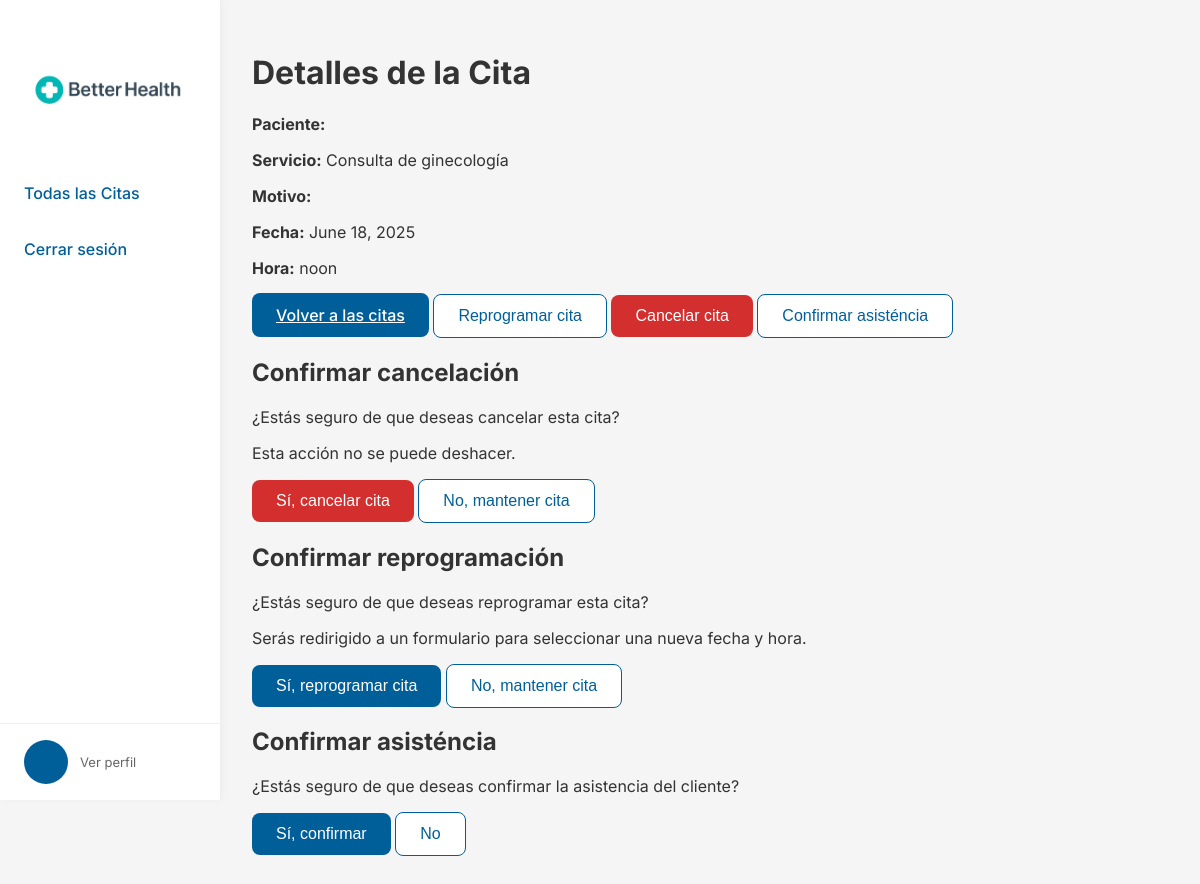
The page /detalle_cita_admin/3/ on the database its author committed.
### betterhealth/models.py (models this page shows, shortened)
class Cita(models.Model):
    usuario = models.ForeignKey(User, on_delete=models.CASCADE)
    servicio = models.ForeignKey(Service, on_delete=models.CASCADE)
    fecha = models.DateField()
    hora = models.TimeField()
    importe = models.DecimalField(max_digits=10, decimal_places=2, default=0.00)
    estado = models.CharField(max_length=20, choices=[('pagado', 'Pagado'),('confirmado', 'Confirmado'),('pendiente', 'Pendiente'),('cancelada', 'Cancelada')],default='pendiente')
    autorizado_mutua = models.BooleanField(default=False)
    numero_autorizacion = models.CharField(max_length=100, blank=True, null=True)

class Service(models.Model):
    name = models.CharField(max_length=255, unique=True)
    description = models.TextField()
    service_type = models.CharField(max_length=100)
    price = models.DecimalField(max_digits=6, decimal_places=2)
    included_in_mutual = models.BooleanField()
    duration_minutes = models.IntegerField()
    requires_mutual_authorization = models.BooleanField()
    def __str__(self):
        return self.name

### betterhealth/views.py (the view)
# urls.py: path('detalle_cita_admin/<int:cita_id>/', views.detalle_cita_admin, name='detalle_cita_admin'),
def detalle_cita_admin(request, cita_id):
    cita = get_object_or_404(Cita, id=cita_id)
    return render(request, 'staff/detalles_cita_admin.html', {'cita': cita})

### betterhealth/templates/staff/detalles_cita_admin.html (shortened to what this page needs)
{% extends 'staff/base_admin.html' %}
{% block content %}
<div class="appointment-detail">
    <h1>Detalles de la Cita</h1>
    <div class="detail-card">
        <p><strong>Paciente:</strong> {{ cita.paciente.name }}</p>
        <p><strong>Servicio:</strong> {{ cita.servicio }}</p>
        <p><strong>Motivo:</strong> {{ cita.motivo }}</p>
        <p><strong>Fecha:</strong> {{ cita.fecha }}</p>
        <p><strong>Hora:</strong> {{ cita.hora }}</p>
    </div>
    <div class="appointment-actions">
        <a href="{% url 'mis_citas' %}" class="button primary">Volver a las citas</a>
        <button id="reschedule-button" class="button secondary">Reprogramar cita</button>
        <button id="cancel-button" class="button danger">Cancelar cita</button>
        <button id="confirmation-button" class="button secondary">Confirmar asisténcia</button>
    </div>
    <div id="cancel-modal" class="modal">
        <div class="modal-content">
            <h2>Confirmar cancelación</h2>
            <p>¿Estás seguro de que deseas cancelar esta cita?</p>
            <p>Esta acción no se puede deshacer.</p>
            <div class="modal-actions">
                <button id="confirm-cancel" class="button danger">Sí, cancelar cita</button>
                <button id="cancel-action" class="button secondary">No, mantener cita</button>
            </div>
        </div>
    </div>
    <div id="reschedule-modal" class="modal">
        <div class="modal-content">
            <h2>Confirmar reprogramación</h2>
            <p>¿Estás seguro de que deseas reprogramar esta cita?</p>
            <p>Serás redirigido a un formulario para seleccionar una nueva fecha y hora.</p>
            <div class="modal-actions">
                <button id="confirm-reschedule" class="button primary">Sí, reprogramar cita</button>
                <button id="cancel-reschedule" class="button secondary">No, mantener cita</button>
            </div>
        </div>
    </div>
    <div id="confirmation-modal" class="modal">
        <div class="modal-content">
            <h2>Confirmar asisténcia</h2>
            <p>¿Estás seguro de que deseas confirmar la asistencia del cliente?</p>
            <div class="modal-actions">
                <button id="confirm-confirmation" class="button primary">Sí, confirmar</button>
                <button id="cancel-confirmation" class="button secondary">No</button>
            </div>
        </div>
    </div>
</div>
{% endblock %}

### betterhealth/static/css/admin.css (style rules this page uses)
:root { --primary: #005F99; --success: #4CAF50; --gray-light: #F5F5F5; --gray-dark: #333333; --error: #D32F2F; --white: #ffffff; --light-blue: #EBF5FF; --primary-dark: #2980b9; --primary-rgb: 52, 152, 219; }
body { margin: 0; font-family: 'Inter', 'Open Sans', 'Segoe UI', sans-serif; background: var(--gray-light); color: var(--gray-dark); }
button.primary, .button, .btn { background-color: var(--primary); color: var(--white); padding: 12px 24px; border: none; border-radius: 8px; font-weight: 500; cursor: pointer; transition: background 0.2s; font-size: 16px; }
.button.secondary, .btn-secondary { background: var(--white); color: var(--primary); border: 1px solid var(--primary); }
.button.danger, .btn-danger { background: var(--error); color: var(--white); }

### rows shown on the page
Cita: servicio "Consulta de ginecología", fecha "June 18, 2025", hora "noon"
